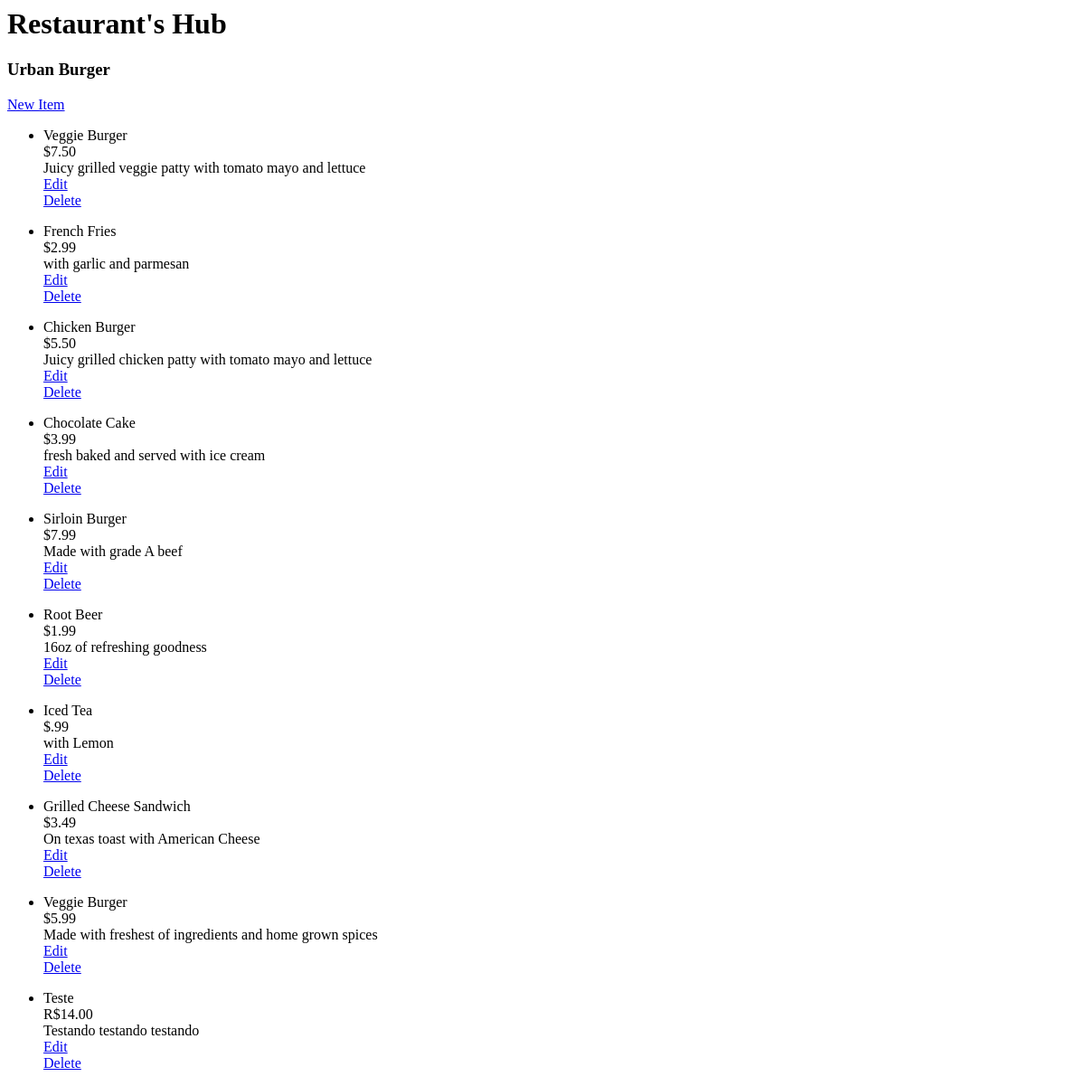
/restaurant/1/menu, run on an earlier commit of the app's database.
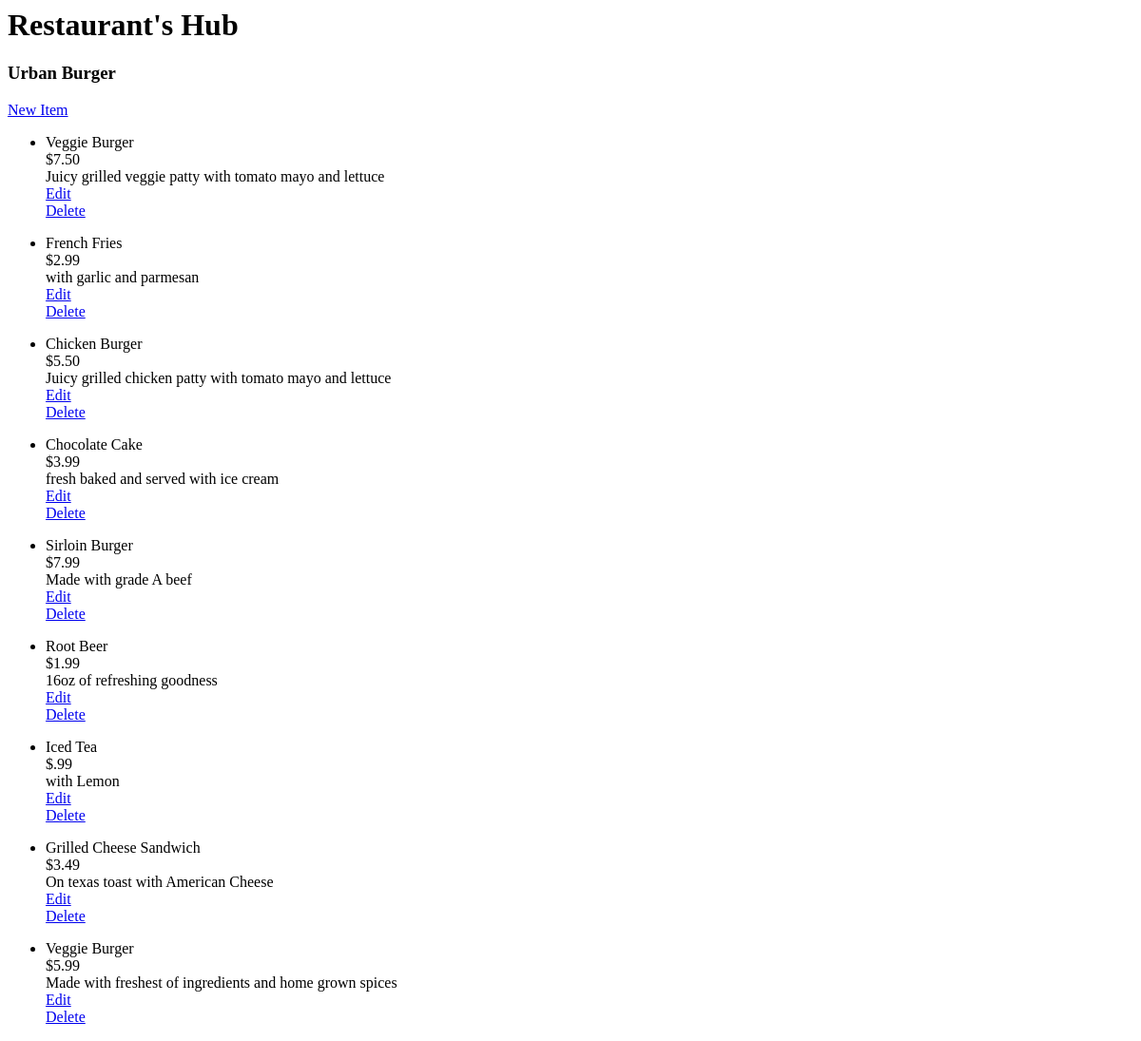
And on a later commit of the database.
### database_setup.py (models this page shows)
class Restaurant(Base):
    __tablename__ = 'restaurant'
    id = Column(Integer, primary_key=True)
    name = Column(String(80), nullable=False)

class MenuItem(Base):
    __tablename__ = 'menu_item'
    id = Column(Integer, primary_key=True)
    name = Column(String(80), nullable=False)
    price = Column(String(80), nullable=False)
    description = Column(String(250), nullable=False)
    course = Column(String(80), nullable=False)
    restaurant_id = Column(Integer, ForeignKey('restaurant.id'))
    restaurant = relationship(Restaurant)

### webserver.py (the view)
@app.route('/restaurant/<int:restaurant_id>')
@app.route('/restaurant/<int:restaurant_id>/menu')
def showMenu(restaurant_id):
    restaurant = session.query(Restaurant).filter_by( id = restaurant_id).one()
    items = session.query(MenuItem).filter_by( restaurant_id = restaurant.id).all()
    return render_template('menu.html', restaurant = restaurant, items = items )

### templates/menu.html (shortened to what this page needs)
<html>
    <body>
        <div>
            <h1> Restaurant's Hub </h1>
            <div>
                <h3> {{ restaurant.name }} </h3>
                <p>
                    <a href='{{ url_for("newMenuItem", restaurant_id = restaurant.id )}}'> New Item</a>
                </p>
                <ul>
                    {% for item in items %}
                    <li>
                        <p>
                            {{ item.name }}
                            {{ item.price }}
                            {{ item.description }}
                            <a href='{{ url_for("editMenuItem", restaurant_id = restaurant.id, menuitem_id = item.id )}}'> Edit </a>
                            <a href='{{ url_for("deleteMenuItem", restaurant_id = restaurant.id, menuitem_id = item.id )}}'> Delete </a>
                        </p>
                    </li>
                    {% endfor %}
                </ul>
            </div>
        </div>
    </body>
</html>

What changed in the data, as far as the page shows it:
removed MenuItem: name "Teste", price "R$14.00", description "Testando testando testando"
